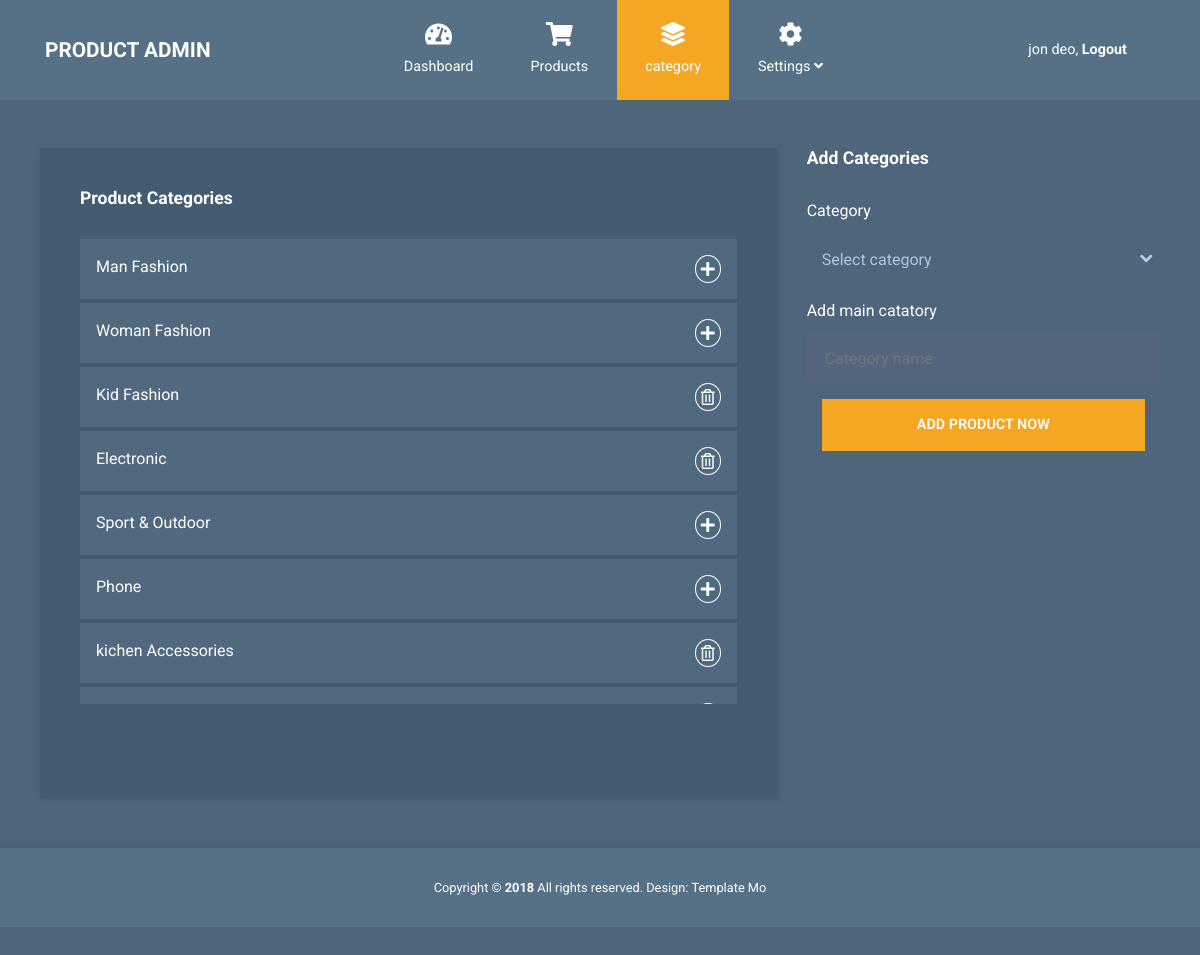
The app's page /admin/category.php (signed in) with its own data.
### tables this page shows
CREATE TABLE `category` (
  `cid` int(11) NOT NULL,
  `cname` varchar(20) DEFAULT NULL,
  `sub` int(11) DEFAULT 0,
  `supsub` int(11) DEFAULT 0,
  `product` int(11) DEFAULT 0
);

### admin/category.php (the view, shortened to what this page needs)
<?php include 'header.php';?>
<div class="container mt-5">
        <div class="row tm-content-row">
            <div class="col-xl-8 col-lg-8 col-md-12 tm-block-col">
                <div class="tm-bg-primary-dark tm-block tm-block-product-categories">
                    <h2 class="tm-block-title">Product Categories</h2>
                    <div class="tm-product-table-container">
                        <table class="table tm-table-small tm-product-table">
                        <ul class="list-unstyled w-100">
                            <?php
                            $quer=$conn->prepare("select * from category");
                            $quer->execute();
                            $getcata=$quer->fetchAll(PDO::FETCH_ASSOC);
                            $dataa="";
                            foreach ($getcata as $key => $value) {
                                if($value['sub'] > 0){
                                    $dataa.= '<div class="li2">
                                    <li class="d-flex justify-content-between p-3 mb-1 cata_li text-light"><a
                                            href="#">'.$value['cname'].'</a>
                                        <i class="fas fa-plus show_sub"></i></li>
                                        ';
                                        $cid=$value['cid'];
                                        $quer1=$conn->prepare("select * from subcata where cid = :cid");
                                        $quer1->bindParam(":cid",$cid);
                                        $quer1->execute();
                                        $subcata=$quer1->fetchAll(PDO::FETCH_ASSOC);
                                        $dataa.= '<div class="subcata">';
                                        foreach ($subcata as $key => $value1) {
                                            if($value1['sup'] > 0){
                                                $dataa.= '<div class="li">
                                                <li class="d-flex justify-content-between p-3 mb-1 cata_li text-light"><a
                                                        href="#">'.$value1['subname'].'</a> <i class="fas fa-plus show_sup"></i></li>';
                                                        $subid=$value1['sid'];
                                                        $quer2=$conn->prepare("select * from sup where sub = :sid");
                                                        $quer2->bindParam(":sid",$subid);
                                                        $quer2->execute();
                                                        $subcata=$quer2->fetchAll(PDO::FETCH_ASSOC);
                                                        $dataa.= '<div class="supcata">';
                                                        foreach ($subcata as $key => $value2) {
                                                            $dataa.= '<li class="d-flex justify-content-between p-3 mb-1 cata_li text-light">
                                                                <a href="#">'.$value2['supname'].'</a>
                                                                <i class="far fa-trash-alt dsupcata" data-attr="'.$value['cid'].','.$value1['sid'].','.$value2['suid'].'"></i></li>';
                                                        }
                                                        $dataa.= '</div>';
                                                        $dataa.= '</div>';
                                            }else{
                                                $dataa.= '<li class="d-flex justify-content-between p-3 mb-1 cata_li text-light"><a
                                                href="#">'.$value1['subname'].'
                                                </a> <i class="far fa-trash-alt dsubcata" data-attr="'.$value['cid'].','.$value1['sid'].'"></i></li>';
                                            }
                                        }
                                        $dataa.= '</div>';
                                        $dataa.= '</div>';
                                }else{
                                    $dataa.= '<li class="d-flex justify-content-between p-3 mb-1 cata_li text-light"><a
                                    href="#">'.$value['cname'].'</a> <i class="far fa-trash-alt dmcata" data-attr="'.$value['cid'].'"></i></li>';
                                }
                            }
                            echo $dataa;
                            ?>
                            </ul>
                        </table>
                    </div>
                </div>
            </div>
            <div class="col-xl-4 col-lg-4 col-md-12 tm-block-col">
                <h2 class="tm-block-title">Add Categories</h2>
                <form action="" class="tm-edit-product-form aform">
                <div class="form-group mb-3 maincata">
                        <label for="category">Category</label>
                        <select class="custom-select tm-select-accounts" id="acategory">
                        <option selected value="">Select category</option>
                    </select>
                    </div>
                    <div class="form-group mb-3 cnamee">
                        <label for="category">Add main catatory</label>
                        <input type="text" class="form-control"  id="aval"  placeholder="Category name" required>
                    </div>
                    <div class="col-12">
                        <button type="submit" class="btn btn-primary btn-block text-uppercase">Add Product Now</button>
                    </div>
                </form>
            </div>
        </div>
    </div>
<?php include 'footer.php';?>

### admin/css/templatemo-style.css (style rules this page uses)
html { font-size: 16px; overflow-x: hidden; }
body { font-family: Roboto, Helvetica, Arial, sans-serif; background-color: #4e657a; overflow-x: hidden; }
a { transition: all 0.3s ease; }
.tm-block-col { margin-bottom: 30px; }
.tm-block { padding: 40px; -webkit-box-shadow: 1px 1px 5px 0 #455c71; -moz-box-shadow: 1px 1px 5px 0 #455c71; box-shadow: 1px 1px 5px 0 #455c71; min-height: 350px; height: 100%; max-height: 450px; }
.tm-block-title { font-size: 1.1rem; font-weight: 700; color: #fff; margin-bottom: 30px; }
.tm-content-row { justify-content: space-between; margin-left: -20px; margin-right: -20px; }
.table { background-color: #50697f; color: #fff; font-size: 85%; margin-bottom: 0; }
.form-control { background-color: #54657d; color: #fff; border: 0; }
.form-group label { color: #fff; margin-bottom: 10px; }
.form-control { padding: 19px 18px; border-radius: 0; height: 50px; }
.form-group { margin-bottom: 15px; }
.btn { border-radius: 0; padding: 13px 28px; transition: all 0.2s ease; max-width: 100%; }
.btn-primary { color: #fff; background-color: #f5a623; border: 2px solid #f5a623; font-size: 90%; font-weight: 600; }
.tm-bg-primary-dark { background-color: #435c70; }
.tm-block-product-categories { min-height: 650px; }
.tm-product-table-container { max-height: 465px; margin-bottom: 15px; overflow-y: scroll; }
.custom-select { width: 100%; border: none; color: #acc6de; height: 50px; -webkit-appearance: none; -moz-appearance: none; -ms-appearance: none; -o-appearance: none; appearance: none; -webkit-border-radius: 0; -moz-border-radius: 0; -ms-border-radius: 0; -o-border-radius: 0; border-radius: 0; padding: 15px; background: url(../img/arrow-down.png) 98% no-repeat #50657b; }
.custom-select { height: 50px; border-radius: 0; }

### admin/css/custom.css (style rules this page uses)
.cata_li { background-color: #50697f; }
.cata_li a { color: aliceblue; }
.cata_li i { padding: 5px; border: 1px solid white; border-radius: 50%; cursor: pointer; }
a { color: white !important; }

### records on screen
category: cname "Man Fashion"
category: cname "Woman Fashion"
category: cname "Kid Fashion"
category: cname "Electronic"
category: cname "Sport & Outdoor"
category: cname "Phone"
category: cname "kichen Accessories"

### other values on screen
$_SESSION['name'] "jon deo"
